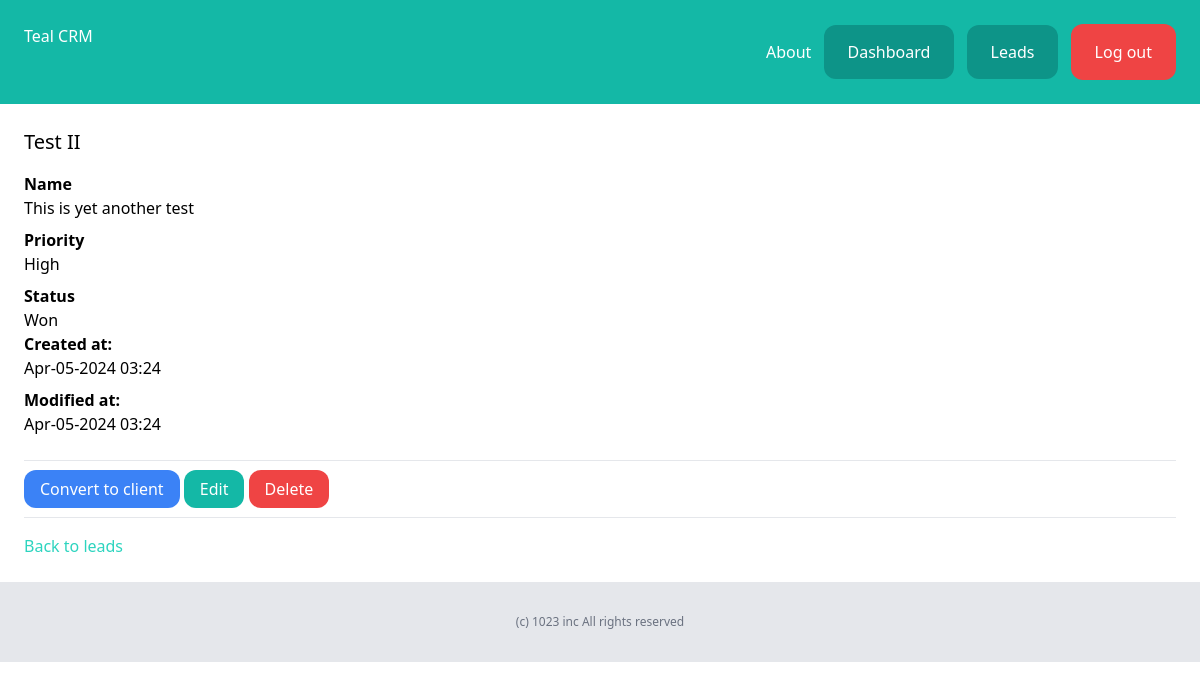
The page /dashboard/leads/3/ (signed in) on the database its author committed.
### lead/models.py (models this page shows, shortened)
class Lead(models.Model):
    LOW = 'low'
    MEDIUM = 'medium'
    HIGH = 'high'
    CHOICES_PRIORITY = (
        (LOW, 'Low'),
        (MEDIUM, 'Medium'),
        (HIGH, 'High'),
    )
    NEW = 'new'
    CONTACTED = 'contacted'
    WON = 'won'
    LOST = 'lost'
    CHOICES_STATUS = (
        (NEW, 'New'),
        (CONTACTED, 'Contacted'),
        (WON, 'Won'),
        (LOST, 'Lost'),
    )
    name = models.CharField(max_length=255)
    email = models.EmailField()
    description = models.TextField(blank=True, null=True)
    priority = models.CharField(max_length=10, choices=CHOICES_PRIORITY, default=MEDIUM)
    status = models.CharField(max_length=10, choices=CHOICES_STATUS, default=NEW)
    converted_to_client = models.BooleanField(default=False)
    created_by = models.ForeignKey(User, related_name='leads', on_delete=models.CASCADE)
    created_at = models.DateTimeField(auto_now_add=True)
    modified_at = models.DateTimeField(auto_now=True)

### lead/views.py (the view)
# urls.py: path('<int:pk>/', views.leads_detail, name='leads_detail'),
@login_required
def leads_detail(request, pk):
    lead = get_object_or_404(Lead, created_by=request.user, pk=pk)
    return render(request, 'lead/leads_detail.html', {'lead':lead})

### lead/templates/lead/leads_detail.html (shortened to what this page needs)
{% extends 'core/base.html' %}
{% block content %}
    <div class="py-6 px-6">
        <h1 class="mb-4 text-xl">{{ lead.name }}</h1>
        {% if lead.description %}
            <p class="font-semibold">Name</p>
            <p class="mb-2">{{ lead.description }}</p>
        {% endif %}
        <p class="font-semibold">Priority</p>
        <p class="mb-2">{{ lead.get_priority_display }}</p>
        <p class="font-semibold">Status</p>
        <p>{{ lead.get_status_display }}</p>
        <p class="font-semibold">Created at:</p>
        <p class="mb-2">{{ lead.created_at|date:"M-d-Y H:i" }}</p>
        <p class="font-semibold">Modified at:</p>
        <p class="mb-6">{{ lead.modified_at|date:"M-d-Y H:i" }}</p>
        <hr class="my-4">
        <a href="{% url 'lead:leads_convert' lead.id %}" class="py-2 px-4 rounded-xl bg-blue-500 text-white hover:bg-orange-500 transition duration-500 ease-in-out">Convert to client</a>
        <a href="{% url 'lead:leads_edit' lead.id %}" class="py-2 px-4 rounded-xl bg-teal-500 text-white hover:bg-orange-500 transition duration-500 ease-in-out">Edit</a>
        <a href="{% url 'lead:leads_delete' lead.id %}" class="py-2 px-4 rounded-xl bg-red-500 text-white hover:bg-red-600 transition duration-500 ease-in-out">Delete</a>
        <hr class="my-4">
        <a href="{% url 'lead:leads_list' %}" class="text-teal-400">Back to leads</a>
    </div>
{% endblock %}

### rows shown on the page
Lead: name "Test II", description "This is yet another test", priority "High", status "Won", created_at "Apr-05-2024 03:24", modified_at "Apr-05-2024 03:24"
